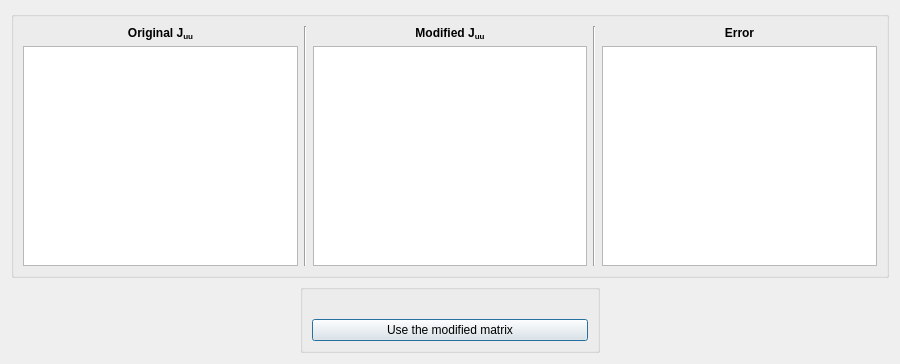
<?xml version="1.0" encoding="UTF-8"?>
<ui version="4.0">
 <class>Dialog</class>
 <widget class="QDialog" name="Dialog">
  <property name="geometry">
   <rect>
    <x>0</x>
    <y>0</y>
    <width>900</width>
    <height>364</height>
   </rect>
  </property>
  <property name="windowTitle">
   <string>Dialog</string>
  </property>
  <layout class="QGridLayout" name="gridLayout">
   <item row="1" column="0">
    <spacer name="horizontalSpacer">
     <property name="orientation">
      <enum>Qt::Horizontal</enum>
     </property>
     <property name="sizeHint" stdset="0">
      <size>
       <width>40</width>
       <height>20</height>
      </size>
     </property>
    </spacer>
   </item>
   <item row="1" column="1">
    <widget class="QGroupBox" name="groupBox_2">
     <property name="minimumSize">
      <size>
       <width>300</width>
       <height>0</height>
      </size>
     </property>
     <property name="title">
      <string/>
     </property>
     <layout class="QGridLayout" name="gridLayout_3">
      <item row="1" column="0">
       <widget class="QLabel" name="modifyLabel">
        <property name="text">
         <string/>
        </property>
        <property name="alignment">
         <set>Qt::AlignCenter</set>
        </property>
       </widget>
      </item>
      <item row="2" column="0">
       <widget class="QPushButton" name="setPushButton">
        <property name="text">
         <string>Use the modified matrix</string>
        </property>
       </widget>
      </item>
     </layout>
    </widget>
   </item>
   <item row="1" column="2">
    <spacer name="horizontalSpacer_2">
     <property name="orientation">
      <enum>Qt::Horizontal</enum>
     </property>
     <property name="sizeHint" stdset="0">
      <size>
       <width>40</width>
       <height>20</height>
      </size>
     </property>
    </spacer>
   </item>
   <item row="0" column="0" colspan="3">
    <widget class="QGroupBox" name="groupBox">
     <property name="title">
      <string/>
     </property>
     <layout class="QGridLayout" name="gridLayout_2">
      <item row="0" column="2">
       <widget class="QLabel" name="label_2">
        <property name="font">
         <font>
          <weight>75</weight>
          <bold>true</bold>
         </font>
        </property>
        <property name="text">
         <string>&lt;html&gt;&lt;head/&gt;&lt;body&gt;&lt;p&gt;Modified J&lt;span style=&quot; vertical-align:sub;&quot;&gt;uu&lt;/span&gt;&lt;/p&gt;&lt;/body&gt;&lt;/html&gt;</string>
        </property>
        <property name="alignment">
         <set>Qt::AlignCenter</set>
        </property>
       </widget>
      </item>
      <item row="0" column="0">
       <widget class="QLabel" name="label">
        <property name="font">
         <font>
          <weight>75</weight>
          <bold>true</bold>
         </font>
        </property>
        <property name="text">
         <string>&lt;html&gt;&lt;head/&gt;&lt;body&gt;&lt;p&gt;Original J&lt;span style=&quot; vertical-align:sub;&quot;&gt;uu&lt;/span&gt;&lt;/p&gt;&lt;/body&gt;&lt;/html&gt;</string>
        </property>
        <property name="alignment">
         <set>Qt::AlignCenter</set>
        </property>
       </widget>
      </item>
      <item row="1" column="0">
       <widget class="QTableView" name="originalMatrixTableView"/>
      </item>
      <item row="0" column="1" rowspan="2">
       <widget class="Line" name="line">
        <property name="orientation">
         <enum>Qt::Vertical</enum>
        </property>
       </widget>
      </item>
      <item row="1" column="2">
       <widget class="QTableView" name="modifiedMatrixTableView"/>
      </item>
      <item row="0" column="4">
       <widget class="QLabel" name="label_5">
        <property name="font">
         <font>
          <weight>75</weight>
          <bold>true</bold>
         </font>
        </property>
        <property name="text">
         <string>Error</string>
        </property>
        <property name="alignment">
         <set>Qt::AlignCenter</set>
        </property>
       </widget>
      </item>
      <item row="1" column="4">
       <widget class="QTableView" name="errorMatrixTableView"/>
      </item>
      <item row="0" column="3" rowspan="2">
       <widget class="Line" name="line_2">
        <property name="orientation">
         <enum>Qt::Vertical</enum>
        </property>
       </widget>
      </item>
     </layout>
    </widget>
   </item>
  </layout>
 </widget>
 <resources/>
 <connections/>
</ui>
